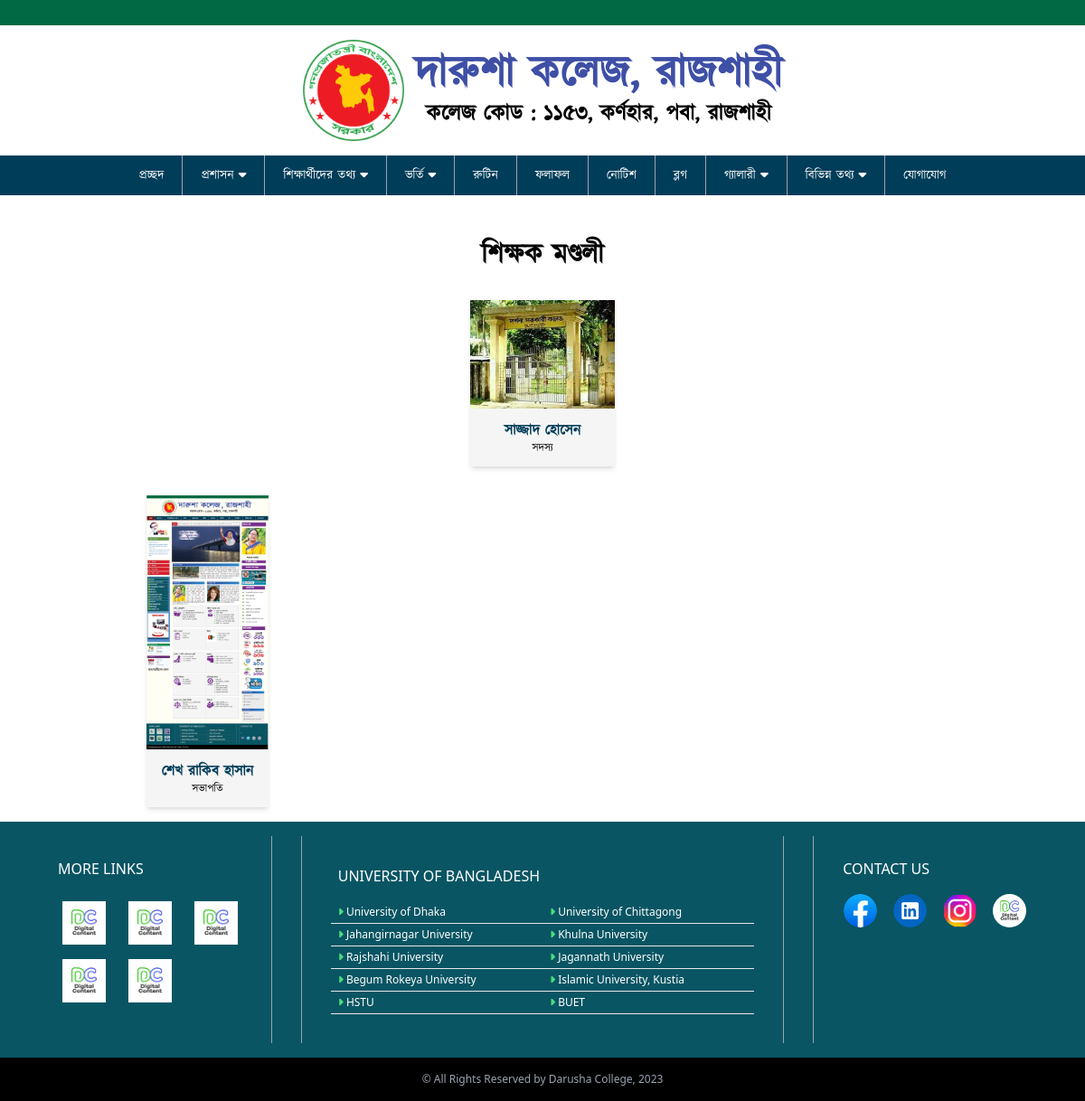
Before: /teachers/ with the older database file.
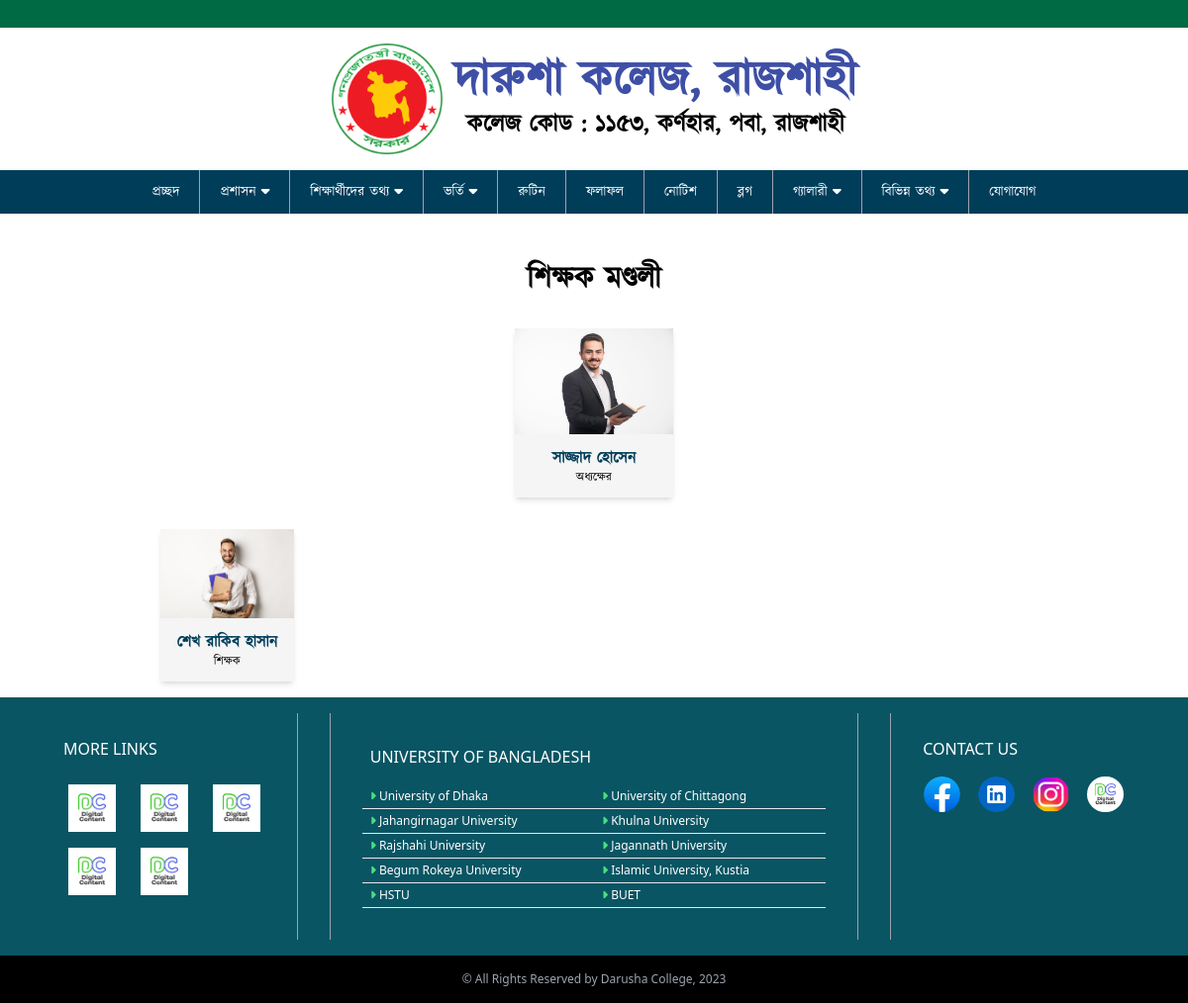
After: the same page with the newer database file.
### main_app/models.py (models this page shows, shortened)
class Teacher(models.Model):
    name = models.CharField(max_length=200)
    designation = models.CharField(max_length=200)
    image = models.ImageField(upload_to='Teacher_image')
    ordering  = models.IntegerField(unique=True,blank=True,null=True)
    class Meta:
        verbose_name = "Teacher"
        verbose_name_plural = "Teacher"

### main_app/views.py (the view)
# urls.py: path('teachers/',teacher ,name='teachers'),
def teacher(request):
    teacher_all = Teacher.objects.all().exclude(ordering=1)
    teacher_h = Teacher.objects.get(ordering=1)
    context = {
        'teacher_h': teacher_h,
        'teacher_all': teacher_all
        }
    return render(request, 'main_app/teacher.html',context)

### main_app/templates/main_app/teacher.html
{% extends 'main_app/bass.html' %}
{% load static %}
{% block content %}
       <main class="mt-8 p-4">
        <section class="lg:w-3/4 m-auto">
          <h3 class="text-center text-3xl font-semibold mb-8">শিক্ষক মণ্ডলী </h3>
          <div class="mb-8">
            <div class="bg-[#f5f5f5] w-2/4 md:w-40 m-auto shadow-md">
              <div>
                <img src="{{ teacher_h.image.url }}" alt="" class="w-full m-auto"/>
              </div>
              <div>
                <div class="p-3 text-center">
                  <h3 class="text-md font-bold text-navBg">{{ teacher_h.name }}</h3>
                  <h4 class="text-xs font-normal">{{ teacher_h.designation }}</h4>
                </div>
              </div>
            </div>
          </div>
          <div class="grid grid-cols-2 md:grid-cols-4 gap-14 md:gap-20 lg:gap-28">
            {% for x in teacher_all %}
            <div class="bg-[#f5f5f5] shadow-md">
              <div>
                <img
                  src="{{ x.image.url }}"
                  alt=""
                  class="w-full m-auto"
                />
              </div>
              <div>
                <div class="p-3 text-center">
                  <h3 class="text-emerald-300 font-bold text-navBg">
                    {{ x.name }}
                  </h3>
                  <h4 class="text-xs font-normal">{{ x.designation }}</h4>
                </div>
              </div>
            </div>
            {% endfor %}
          </div>
        </section>
      </main>
{% endblock %}

### main_app/templates/main_app/bass.html (shortened to what this page needs)
<!DOCTYPE html>
<html lang="en">
  <head>
    <link
      rel="stylesheet"
      href="https://cdnjs.cloudflare.com/ajax/libs/font-awesome/6.4.2/css/all.min.css"
    />
    <script src="https://cdn.tailwindcss.com"></script>
  </head>
  <body class="font-kalpurush">
    <header>
      <div class="h-7 w-full bg-[#006A44]"></div>
      <div>
        <div class="flex justify-center my-4">
          <img
            src="../static/img/bangladesh-govt-logo.png"
            alt=""
            class="w-20 md:w-24 lg:w-28 mr-3"
          />
          <div class="flex items-center">
            <div>
              <h1
                class="text-3xl md:text-4xl lg:text-5xl font-bold text-[#3E4FA6]"
              >
                দারুশা কলেজ, রাজশাহী
              </h1>
              <h3
                class="text-xs md:text-lg lg:text-2xl mt-1 font-semibold text-center"
              >
                কলেজ কোড : ১১৫৩, কর্ণহার, পবা, রাজশাহী
              </h3>
            </div>
          </div>
        </div>
      </div>
      {% include "main_app/include/navbar.html" %}
    </header>
    {% block content %}
    {% endblock %}
    {% include 'main_app/include/footer.html' %}
    </body>
  </html>

### main_app/templates/main_app/include/navbar.html (shortened to what this page needs)
 <nav class="lg:bg-[#003D59]">
    <ul
      class="lg:flex lg:justify-center bg-[#003D59] text-white hidden py-4 lg:py-0"
      id="mobilemenu"
    >
      <li class="border-r border-gray-400">
        <a href="/" class="py-3 px-5 xl:px-6 block text-sm hover:bg-navHover"
          >প্রচ্ছদ</a
        >
      </li>
      <li class="border-r border-gray-400 relative group">
        <a
          href="#"
          class="py-3 px-5 xl:px-6 block text-sm hover:bg-navHover"
          >প্রশাসন <i class="fa-solid fa-caret-down"></i>
        </a>
      </li>
      <li class="border-r border-gray-400 relative group">
        <a
          href="#"
          class="py-3 px-5 xl:px-6 block text-sm hover:bg-navHover"
          >শিক্ষার্থীদের তথ্য <i class="fa-solid fa-caret-down"></i
        ></a>
      </li>
      <li class="border-r border-gray-400 relative group">
        <a
          href="#"
          class="py-3 px-5 xl:px-6 block text-sm hover:bg-navHover"
          >ভর্তি <i class="fa-solid fa-caret-down"></i
        ></a>
      </li>
      <li class="border-r border-gray-400">
        <a href="{% url 'classRoutine' %}" class="py-3 px-5 xl:px-6 block text-sm hover:bg-navHover"
          >রুটিন</a
        >
      </li>
      <li class="border-r border-gray-400">
        <a href="{% url 'result' %}" class="py-3 px-5 xl:px-6 block text-sm hover:bg-navHover"
          >ফলাফল</a
        >
      </li>
      <li class="border-r border-gray-400">
        <a href="{% url 'notices' %}" class="py-3 px-5 xl:px-6 block text-sm hover:bg-navHover"
          >নোটিশ</a
        >
      </li>
      <li class="border-r border-gray-400">
        <a href="" class="py-3 px-5 xl:px-6 block text-sm hover:bg-navHover"
          >ব্লগ</a
        >
      </li>
      <li class="border-r border-gray-400 relative group">
        <a
          href="#"
          class="py-3 px-5 xl:px-6 block text-sm hover:bg-navHover"
          >গ্যালারী <i class="fa-solid fa-caret-down"></i
        ></a>
      </li>
      <li class="border-r border-gray-400 relative group">
        <a
          href="#"
          class="py-3 px-5 xl:px-6 block text-sm hover:bg-navHover"
          >বিভিন্ন তথ্য <i class="fa-solid fa-caret-down"></i
        ></a>
      </li>
      <li class="">
        <a href="" class="py-3 px-5 xl:px-6 block text-sm hover:bg-navHover"
          >যোগাযোগ</a
        >
      </li>
    </ul>
  </nav>

### main_app/templates/main_app/include/footer.html
<footer class="bg-footerBg p-4">
    <div class="lg:flex">
      <div class="lg:w-1/4 p-6 mx-4 lg:border-r border-gray-400 mb-4 lg:mb-0">
        <h3
          class="text-white uppercase font-sans mb-4 mx-2 text-center lg:text-left"
        >
          More links
        </h3>
        <div class="grid grid-cols-4 lg:grid-cols-3">
          <div class="p-2 h-16 w-16 m-auto">
            <a href="">
              <img
                src="../static/img/digital-content.jpg"
                alt=""
                class="m-auto"
              />
            </a>
          </div>
          <div class="p-2 h-16 w-16 m-auto">
            <a href="">
              <img
                src="../static/img/digital-content.jpg"
                alt=""
                class="m-auto"
              />
            </a>
          </div>
          <div class="p-2 h-16 w-16 m-auto">
            <a href="">
              <img
                src="../static/img/digital-content.jpg"
                alt=""
                class="m-auto"
              />
            </a>
          </div>
          <div class="p-2 h-16 w-16 m-auto">
            <a href="">
              <img
                src="../static/img/digital-content.jpg"
                alt=""
                class="m-auto"
              />
            </a>
          </div>
          <div class="p-2 h-16 w-16 m-auto">
            <a href="">
              <img
                src="../static/img/digital-content.jpg"
                alt=""
                class="m-auto"
              />
            </a>
          </div>
        </div>
      </div>
      <div
        class="lg:w-2/4 border-t lg:border-t-0 lg:border-x border-gray-400 p-4 md:p-8 mx-2 md:mx-4 mb-4 lg:mb-0"
      >
        <h3
          class="text-white uppercase font-sans mb-4 mx-2 text-center lg:text-left"
        >
          University of Bangladesh
        </h3>
        <div class="flex">
          <div class="w-1/2">
            <ul>
              <li class="border-b">
                <a
                  href=""
                  class="block text-xs text-white py-1 px-2 font-sans hover:underline"
                  ><i class="fa-solid fa-caret-right text-green-400"></i>
                  University of Dhaka</a
                >
              </li>
              <li class="border-b">
                <a
                  href=""
                  class="block text-xs text-white py-1 px-2 font-sans hover:underline"
                  ><i class="fa-solid fa-caret-right text-green-400"></i>
                  Jahangirnagar University</a
                >
              </li>
              <li class="border-b">
                <a
                  href=""
                  class="block text-xs text-white py-1 px-2 font-sans hover:underline"
                  ><i class="fa-solid fa-caret-right text-green-400"></i>
                  Rajshahi University</a
                >
              </li>
              <li class="border-b">
                <a
                  href=""
                  class="block text-xs text-white py-1 px-2 font-sans hover:underline"
                  ><i class="fa-solid fa-caret-right text-green-400"></i>
                  Begum Rokeya University</a
                >
              </li>
              <li class="border-b">
                <a
                  href=""
                  class="block text-xs text-white py-1 px-2 font-sans hover:underline"
                  ><i class="fa-solid fa-caret-right text-green-400"></i>
                  HSTU</a
                >
              </li>
            </ul>
          </div>
          <div class="w-1/2">
            <ul>
              <li class="border-b">
                <a
                  href=""
                  class="block text-xs text-white py-1 px-2 font-sans hover:underline"
                  ><i class="fa-solid fa-caret-right text-green-400"></i>
                  University of Chittagong</a
                >
              </li>
              <li class="border-b">
                <a
                  href=""
                  class="block text-xs text-white py-1 px-2 font-sans hover:underline"
                  ><i class="fa-solid fa-caret-right text-green-400"></i>
                  Khulna University</a
                >
              </li>
              <li class="border-b">
                <a
                  href=""
                  class="block text-xs text-white py-1 px-2 font-sans hover:underline"
                  ><i class="fa-solid fa-caret-right text-green-400"></i>
                  Jagannath University</a
                >
              </li>
              <li class="border-b">
                <a
                  href=""
                  class="block text-xs text-white py-1 px-2 font-sans hover:underline"
                  ><i class="fa-solid fa-caret-right text-green-400"></i>
                  Islamic University, Kustia</a
                >
              </li>
              <li class="border-b">
                <a
                  href=""
                  class="block text-xs text-white py-1 px-2 font-sans hover:underline"
                  ><i class="fa-solid fa-caret-right text-green-400"></i>
                  BUET</a
                >
              </li>
            </ul>
          </div>
        </div>
      </div>
      <div class="lg:w-1/4 lg:border-l border-gray-400 p-6 mx-4 mb-4 lg:mb-0">
        <h3
          class="text-white uppercase font-sans mb-4 mx-2 text-center lg:text-left"
        >
          contact us
        </h3>
        <div class="grid grid-cols-4">
          <div>
            <a href="">
              <img
                src="../static/img/facebook.png"
                alt=""
                class="rounded-full w-8/12 m-auto"
              />
            </a>
          </div>
          <div>
            <a href="">
              <img
                src="../static/img/linkedin.png"
                alt=""
                class="rounded-full w-8/12 m-auto"
              />
            </a>
          </div>
          <div>
            <a href="">
              <img
                src="../static/img/ins.png"
                alt=""
                class="rounded-full w-8/12 m-auto"
              />
            </a>
          </div>
          <div>
            <a href="">
              <img
                src="../static/img/digital-content.jpg"
                alt=""
                class="rounded-full w-8/12 m-auto"
              />
            </a>
          </div>
        </div>
      </div>
    </div>
  </footer>
  <div class="bg-black">
    <p class="text-gray-400 p-4 text-center font-sans text-xs">
      &copy; All Rights Reserved by Darusha College, 2023
    </p>
  </div>

### main_app/templates/main_app/bass.html (style rules this page uses)
body { transition: 0.9s; }

Changed rows visible on the page:
changed Teacher (number 1 of 2 on the later page): image: a different picture; designation "সদস্য" → "অধ্যক্ষের"
changed Teacher (number 2 of 2 on the later page): image: a different picture; designation "সভাপতি" → "শিক্ষক"
